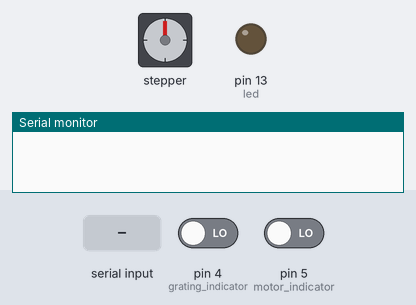
Bench run of a sketch on a simulated Arduino Uno, built with avr-gcc and run on an emulated ATmega328P. On the bench: stepper motor, output pins drawn as LEDs (lit = HIGH), the last lines printed to the serial monitor. Wiring (inferred from the names in the program): stepper motor driver (200 steps per turn assumed): step pin 3; direction pin 2. Inputs (shaded band) come from the test bench; at power-on: pin 4 (grating_indicator) LOW, pin 5 (motor_indicator) LOW. Pins used as bus, display or sensor lines are not drawn.

Above: at 1.2 s.
1.3 s: "g90\n" received over Serial
At 1.6 s:
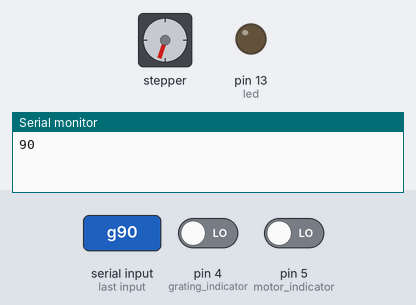
2.8 s: "g,45\n" received over Serial
At 3.9 s:
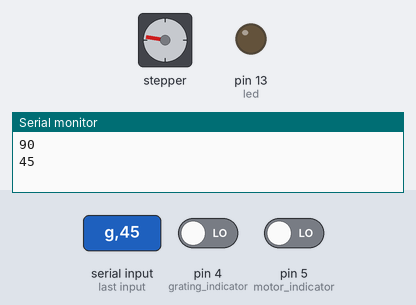
4.3 s: "i90\n" received over Serial
At 5.0 s:
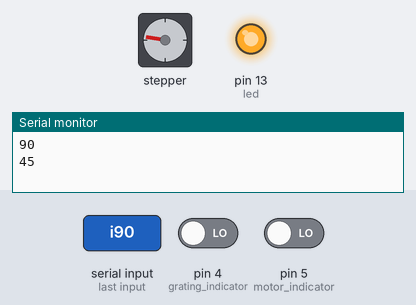
7.3 s: pin 4 (grating_indicator) driven HIGH
Timing chart, 0 to 65.8 s (numbered marks = the images above; inputs shaded):
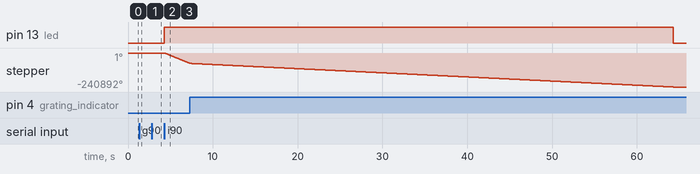

The sketch:

ARCmono_release.ino
```cpp
#include <FlexiTimer2.h>

const int led = 13;
const int grating_indicator = 4;
const int motor_indicator = 5;
const int dirPin = 2;
const int stepPin = 3;

long int current_step_num = 0; // current quantity of steps
long int needed_step_num = 0;

int sped = 30;
byte dr = 0;

long int steps = 0;


byte ind_1_state = 0;
byte ind_1_prestate = 0;
byte ind_2_state = 0;
byte ind_2_prestate = 0;
char command;

bool initialising = false;
bool stopRegim = false;

void setup()
{
  pinMode(stepPin, OUTPUT);
  pinMode(dirPin, OUTPUT);
  pinMode(led, OUTPUT);
  pinMode(grating_indicator, INPUT);
  pinMode(motor_indicator, INPUT);
  digitalWrite(dirPin, LOW);
  digitalWrite(led, LOW);
  Serial.begin(2000000);
  FlexiTimer2::set(60000, timerInterupt);
}

void loop()
{
  if (Serial.available())
  {
    if (!isalpha(Serial.peek())) Serial.flush(); // отримано невідому команду - очистка порту

    command = Serial.read();

    if (command == 'i') // наказ ініціалізуватись
    {
      goto_zero();
      steps = 0;
      current_step_num = 0;
      Serial.print('i');
    }
    else if (command == 'd') //поїхати на якусь кількість кроків в якийсь бік
    {

      steps = Serial.parseInt();
   //   motor_run_nsteps();
      Serial.println(current_step_num);

    }
    else if (command == 'a') //перевірка чи підключений
    {

      Serial.print('a');

    }
    else if (command == 'g') //поїхати конкретно на крок номер...
    {
      needed_step_num = Serial.parseInt();
      steps = needed_step_num - current_step_num;
      motor_run_nsteps();
      Serial.println(current_step_num);
    }
  }
}


inline void motor_run_nsteps()
{
  digitalWrite(led, HIGH);
  if (steps < 0) dr = 1; else dr = 0;
  digitalWrite(dirPin, dr);
  steps = abs(steps);
  while (steps)
  {
    makeStep();
    steps--;
    if (!dr) current_step_num++; else current_step_num--;
    if (current_step_num > 576000) current_step_num -= 576000;
    if (current_step_num < 0) current_step_num += 576000;
  }
  digitalWrite(led, LOW);
}


void goto_zero()
{
  digitalWrite(led, HIGH);
  digitalWrite(dirPin, 0);

  // Move motor to end of grating indicator
  ind_1_state = !digitalRead(grating_indicator);
  ind_1_prestate = ind_1_state;

  initialising = true;
  FlexiTimer2::start();

  while (true)
  {
    if (stopRegim)
    {
      digitalWrite(led, LOW);
      initialising = false;
      stopRegim = false;
      FlexiTimer2::stop();
      return;
    }
    makeStep();

    ind_1_state = !digitalRead(grating_indicator);
    if ((!ind_1_state) && ind_1_prestate)
    {
      makeStep();
      if (!ind_1_state) break;
      else
      {
        while (ind_1_state) makeStep();
        break;
      }

    }
    ind_1_prestate = ind_1_state;

  }
  // Move motor to end of motor indicator
  sped *= 10; //low speed...
  ind_2_state = digitalRead(motor_indicator);
  ind_2_prestate = ind_1_state;


  while (true)
  {
    if (stopRegim)
    {
      digitalWrite(led, LOW);
      initialising = false;
      stopRegim = false;
      FlexiTimer2::stop();
      return;
    }
    makeStep();

    ind_2_state = digitalRead(motor_indicator);
    if ((!ind_2_state) && ind_2_prestate)
    {
      if (stopRegim)
      {
        digitalWrite(led, LOW);
        initialising = false;
        stopRegim = false;
        FlexiTimer2::stop();
        return;
      }
      makeStep();
      if (!ind_2_state) break;
      else
      {
        while (ind_2_state)
        {
          if (stopRegim)
          {
            digitalWrite(led, LOW);
            initialising = false;
            stopRegim = false;
            FlexiTimer2::stop();
            return;
          }
          makeStep();
        }
        break;
      }

    }
    ind_2_prestate = ind_2_state;
  }

  sped /= 10; // return high speed
  digitalWrite(led, LOW);
  initialising = false;
  stopRegim = false;
  FlexiTimer2::stop();
}

inline void makeStep()
{
  digitalWrite(stepPin, HIGH);
  delayMicroseconds(sped);
  digitalWrite(stepPin, LOW);
  delayMicroseconds(sped);
}


void  timerInterupt()
{
  if (initialising) stopRegim = true;
}
```

Measured:
- after the input at 1.3 s, stepper: turns 162° counter-clockwise, starting at once
- after the input at 2.8 s, stepper: turns 81° clockwise, starting at once
- after the input at 4.3 s, pin 13 (led): LOW → HIGH at once; stepper: keeps turning counter-clockwise at about 24553°/s, starting at once
